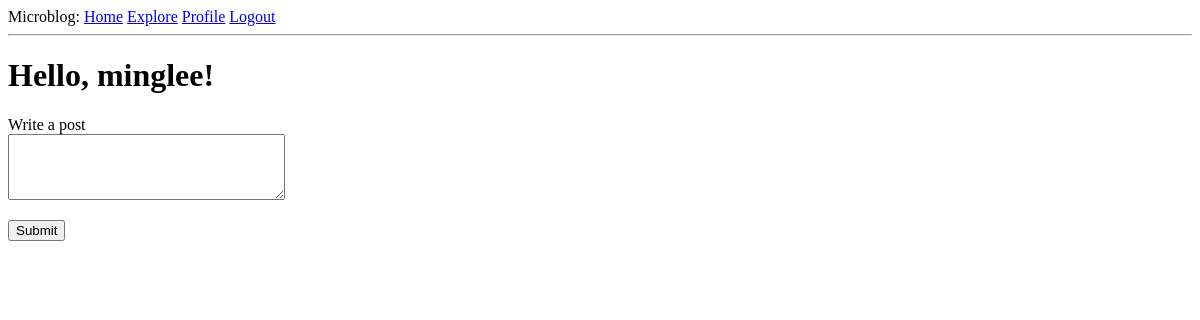
Before: /index (signed in) with the older database file.
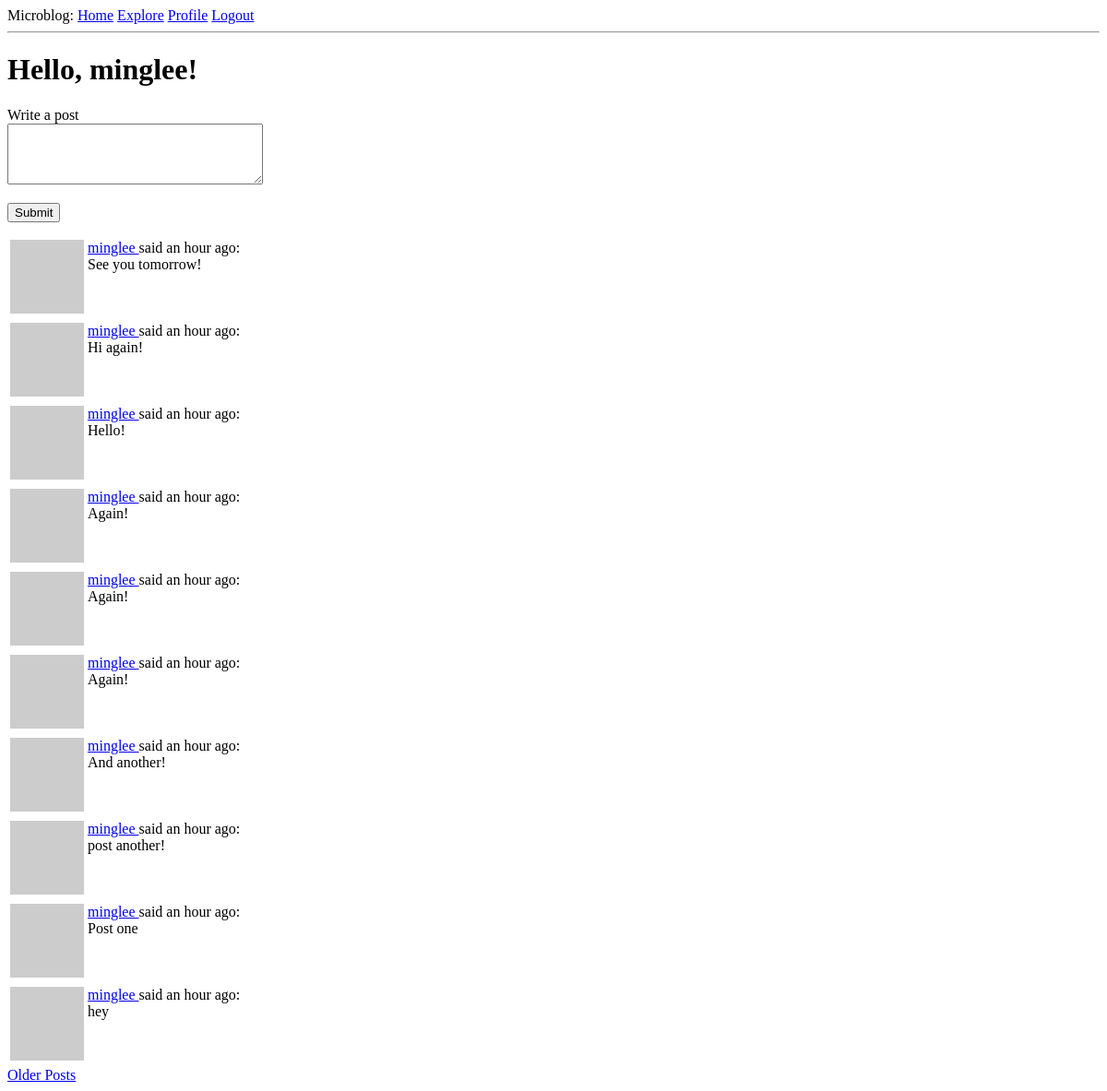
After: the same page with the newer database file.
### app/models.py (models this page shows, shortened)
class Post(db.Model):
    id: so.Mapped[int] = so.mapped_column(primary_key=True)
    body: so.Mapped[str] = so.mapped_column(sa.String(140))
    timestamp: so.Mapped[datetime] = so.mapped_column(
        index=True, default=lambda: datetime.now(timezone.utc)
    )
    user_id: so.Mapped[int] = so.mapped_column(sa.ForeignKey(User.id), index=True)
    author: so.Mapped[User] = so.relationship(back_populates="posts")

class User(UserMixin, db.Model):
    id: so.Mapped[int] = so.mapped_column(primary_key=True)
    username: so.Mapped[str] = so.mapped_column(sa.String(64), index=True, unique=True)
    email: so.Mapped[str] = so.mapped_column(sa.String(120), index=True, unique=True)
    password_hash: so.Mapped[Optional[str]] = so.mapped_column(sa.String(256))
    posts: so.WriteOnlyMapped["Post"] = so.relationship(back_populates="author")
    about_me: so.Mapped[Optional[str]] = so.mapped_column(sa.String(140))
    last_seen: so.Mapped[Optional[datetime]] = so.mapped_column(
        default=lambda: datetime.now(timezone.utc)
    )
    following: so.WriteOnlyMapped["User"] = so.relationship(
        secondary=followers,
        primaryjoin=(followers.c.follower_id == id),
        secondaryjoin=(followers.c.followed_id == id),
        back_populates="followers",
    )
    followers: so.WriteOnlyMapped["User"] = so.relationship(
        secondary=followers,
        primaryjoin=(followers.c.followed_id == id),
        secondaryjoin=(followers.c.follower_id == id),
        back_populates="following",
    )
    def following_posts(self):
        Author = so.aliased(User)
        Follower = so.aliased(User)
        return (
            sa.select(Post)
            .join(Post.author.of_type(Author))
            .join(Author.followers.of_type(Follower), isouter=True)
            .where(
                sa.or_(
                    Follower.id == self.id,
                    Author.id == self.id,
                )
            )
            .group_by(Post)
            .order_by(Post.timestamp.desc())
        )
    def avatar(self, size):
        digest = md5(self.email.lower().encode("utf-8")).hexdigest()
        return f"https://www.gravatar.com/avatar/{digest}?d=identicon&s={size}"

### app/routes.py (the view, shortened to what this page needs)
@app.route("/", methods=["GET", "POST"])
@app.route("/index", methods=["GET", "POST"])
def index():
    form = PostForm()
    page = request.args.get("page", 1, type=int)
    if current_user.is_authenticated:
        posts = db.paginate(
            current_user.following_posts(),
            page=page,
            per_page=app.config["POSTS_PER_PAGE"],
            error_out=False,
        )
    next_url = url_for("index", page=posts.next_num) if posts.has_next else None
    prev_url = url_for("index", page=posts.prev_num) if posts.has_prev else None
    return render_template(
        "index.html",
        title="Home",
        form=form,
        posts=posts.items,
        next_url=next_url,
        prev_url=prev_url,
    )

### app/forms.py
class PostForm(FlaskForm):
    post = TextAreaField(
        "Write a post", validators=[DataRequired(), Length(min=1, max=140)]
    )
    submit = SubmitField("Submit")

### app/models.py (called while the page is built)
@login.user_loader
def load_user(id):
    return db.session.get(User, int(id))

### app/routes.py (called while the page is built)
@app.before_request
def before_request():
    if current_user.is_authenticated:
        current_user.last_seen = datetime.now(timezone.utc)
        db.session.commit()

### app/templates/index.html (shortened to what this page needs)
<!DOCTYPE html>
<html lang="en">
  <head>
  </head>
  <body>
    {% extends "header.html" %} {% block content %} {% if current_user.is_anonymous %}
    <h1>Welcome to Microblog!</h1>
    {% else %}
    <h1>Hello, {{ current_user.username}}!</h1>
    {% if form %}
    <form action="" method="post">
      <p>
        {{ form.post.label }}<br />
        {{ form.post(cols=32, rows=4) }}<br />
      </p>
      <p>{{ form.submit() }}</p>
    </form>
    {% endif %} {% endif %} {% for post in posts %} {% include '_post.html' %} {% endfor %}  {% if next_url %}
    <a href="{{ next_url }}">Older Posts</a>
    {% endif %} {% endblock %}

### app/templates/_post.html
<table>
  <tr valign="top">
    <td><img src="{{ post.author.avatar(32) }}" /></td>
    <td>
      <a href="{{ url_for('user', username=post.author.username) }}"> {{ post.author.username }} </a>
      said {{ moment(post.timestamp).fromNow() }}:
      <br />
      {{ post.body }}
    </td>
  </tr>
</table>

Changed rows visible on the page:
added Post: author.username "minglee", timestamp "an hour ago", body "See you tomorrow!"
added Post: author.username "minglee", timestamp "an hour ago", body "Hi again!"
added Post: author.username "minglee", timestamp "an hour ago", body "Hello!"
added Post: author.username "minglee", timestamp "an hour ago", body "Again!"
added Post: author.username "minglee", timestamp "an hour ago", body "Again!"
added Post: author.username "minglee", timestamp "an hour ago", body "Again!"
added Post: author.username "minglee", timestamp "an hour ago", body "And another!"
added Post: author.username "minglee", timestamp "an hour ago", body "post another!"
added Post: author.username "minglee", timestamp "an hour ago", body "Post one"
added Post: author.username "minglee", timestamp "an hour ago", body "hey"
Other visible differences:
text now shown: "Older Posts"
